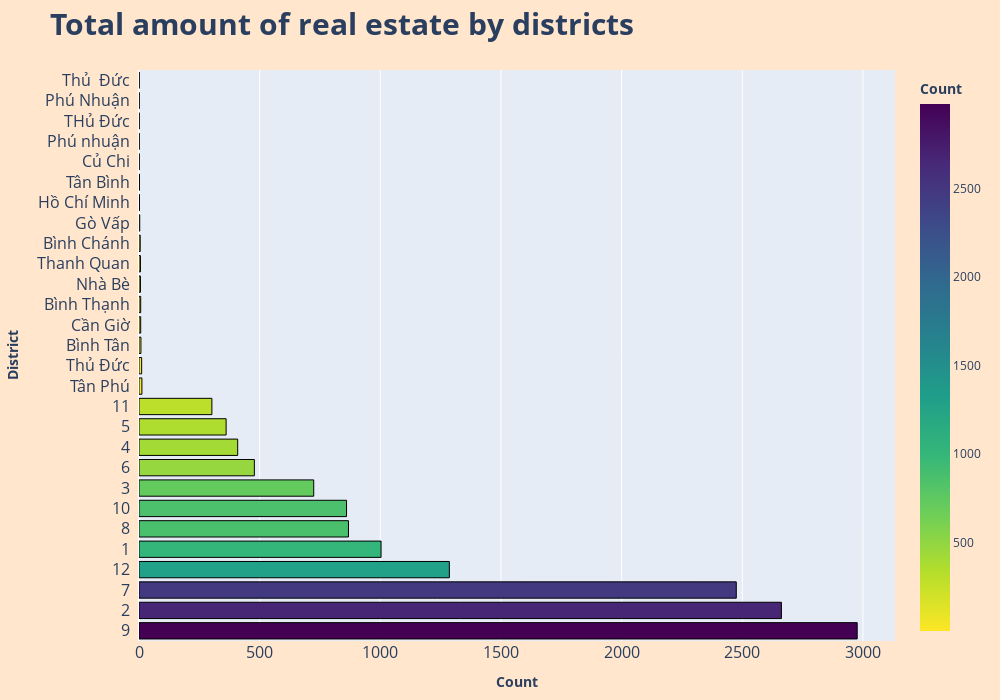

Notebook code for this chart:
### Code cell
district_count.sort_values(ascending = False ,by='count', inplace= True)
mean_of_count = np.mean(district_count['count'])
fig = px.bar(district_count,
              x='count',
              y='District', orientation='h', color='count',
             color_continuous_scale='viridis_r', title='<b>Total amount of real estate by districts </b>',
             labels={'count': '<b>Count</b>', 'District': '<b>District</b>'})

fig.update_layout(
               title_font_size = 30,
               width = 1000,
               height = 700,
               margin=dict(l=20, r=30, t=70, b=20),
               paper_bgcolor='#ffe6cc',
               xaxis=dict(tickfont=dict(size=16)),
               yaxis=dict(tickfont=dict(size=16), ticksuffix = "  ")
               )
fig.update_traces(marker_line_color='black', marker_line_width=1.0, hovertemplate='<b>%{x}</b> real estates are located in <b>district %{y}</b>')
fig.show(config=dict({'scrollZoom':False}))

### Figure 1 — Plotly figure (JSON) as saved in the notebook; plotly's stock layout.template omitted (floating-point values rounded to 4 significant figures)
{"data": [{"alignmentgroup": "True", "hovertemplate": "<b>%{x}</b> real estates are located in <b>district %{y}</b>", "legendgroup": "", "marker": {"color": [2976, 2662, 2475, 1286, 1003, 868, 860, 724, 478, 409, 361, 302, 12, 11, 8, 7, 7, 6, 6, 5, 3, 2, 2, 1, 1, 1, 1, 1], "coloraxis": "coloraxis", "line": {"color": "black", "width": 1}, "pattern": {"shape": ""}}, "name": "", "offsetgroup": "", "orientation": "h", "showlegend": false, "textposition": "auto", "type": "bar", "x": [2976, 2662, 2475, 1286, 1003, 868, 860, 724, 478, 409, 361, 302, 12, 11, 8, 7, 7, 6, 6, 5, 3, 2, 2, 1, 1, 1, 1, 1], "xaxis": "x", "y": ["9", "2", "7", "12", "1", "8", "10", "3", "6", "4", "5", "11", "Tân Phú", "Thủ Đức", "Bình Tân", "Cần Giờ", "Bình Thạnh", "Nhà Bè", "Thanh Quan", "Bình Chánh", "Gò Vấp", "Hồ Chí Minh", "Tân Bình", "Củ Chi", "Phú nhuận", "THủ Đức", "Phú Nhuận", "Thủ  Đức"], "yaxis": "y"}], "layout": {"barmode": "relative", "coloraxis": {"colorbar": {"title": {"text": "<b>Count</b>"}}, "colorscale": [[0, "#fde725"], [0.1111, "#b5de2b"], [0.2222, "#6ece58"], [0.3333, "#35b779"], [0.4444, "#1f9e89"], [0.5556, "#26828e"], [0.6667, "#31688e"], [0.7778, "#3e4989"], [0.8889, "#482878"], [1, "#440154"]]}, "height": 700, "legend": {"tracegroupgap": 0}, "margin": {"b": 20, "l": 20, "r": 30, "t": 70}, "paper_bgcolor": "#ffe6cc", "title": {"font": {"size": 30}, "text": "<b>Total amount of real estate by districts </b>"}, "width": 1000, "xaxis": {"anchor": "y", "domain": [0, 1], "tickfont": {"size": 16}, "title": {"text": "<b>Count</b>"}}, "yaxis": {"anchor": "x", "domain": [0, 1], "tickfont": {"size": 16}, "ticksuffix": "  ", "title": {"text": "<b>District</b>"}}}}
